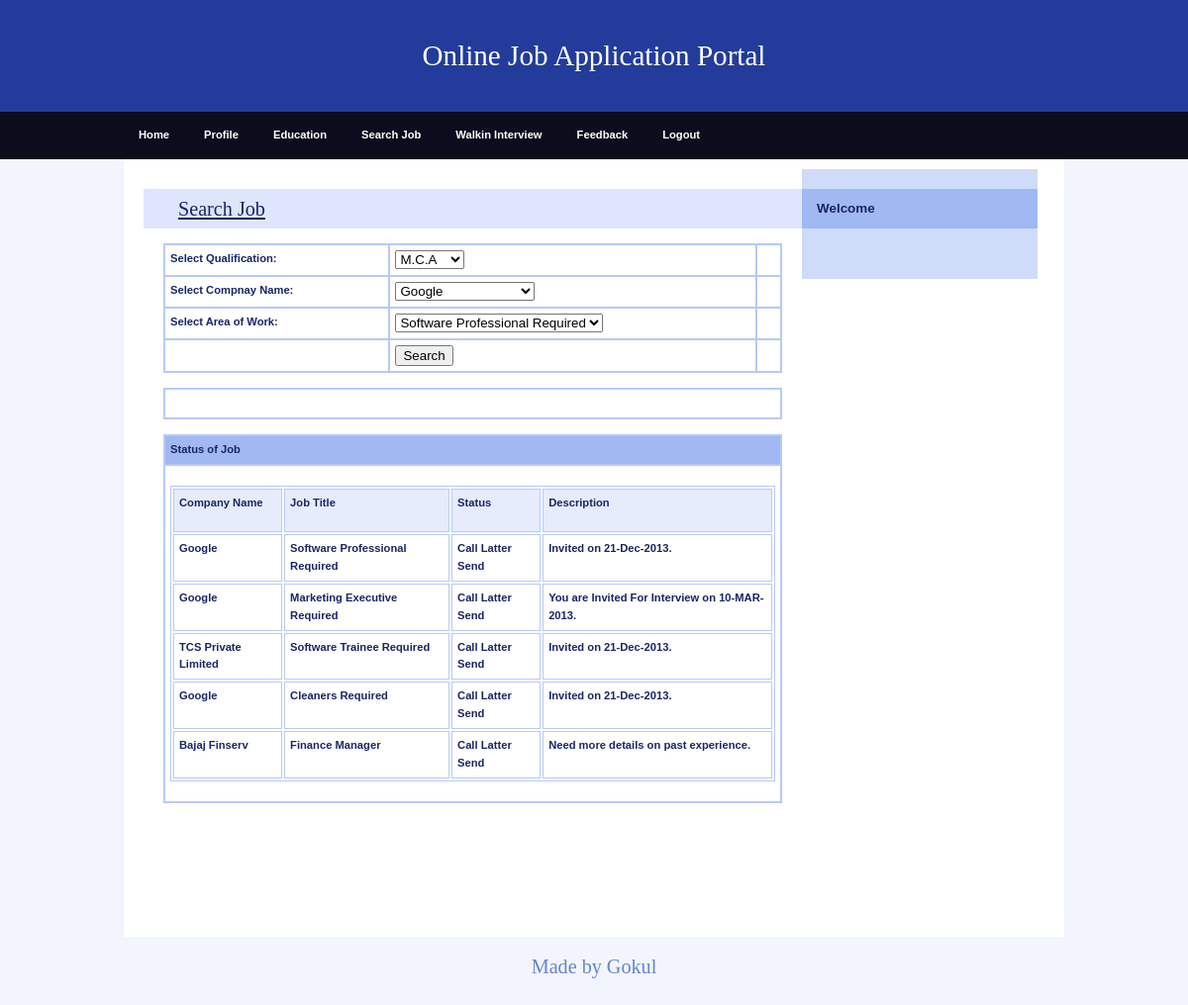
Screenshot of /JobSeeker/SearchJob.php (signed in) with the database file from the repository.
### tables this page shows
CREATE TABLE `application_master` (
  `ApplicationId` int NOT NULL,
  `JobSeekId` int NOT NULL,
  `JobId` int NOT NULL,
  `Status` varchar(30) NOT NULL,
  `Description` varchar(200) NOT NULL
);

CREATE TABLE `job_master` (
  `JobId` int NOT NULL,
  `CompanyName` varchar(20) NOT NULL,
  `JobTitle` varchar(50) NOT NULL,
  `Vacancy` int NOT NULL,
  `MinQualification` varchar(50) NOT NULL,
  `Description` varchar(200) NOT NULL
);

### JobSeeker/SearchJob.php (the view, shortened to what this page needs)
<?php $con = mysqli_connect("localhost", "gokul", "Gokul0309", "job"); ?>
<?php
$query_Recordset1 = "SELECT MinQualification FROM job_master";
$Recordset1 = mysqli_query($con, $query_Recordset1) or die(mysqli_error());
$row_Recordset1 = mysqli_fetch_assoc($Recordset1);
$query_Recordset4 = "SELECT distinct CompanyName FROM job_master";
$Recordset4 = mysqli_query($con, $query_Recordset4) or die(mysqli_error());
$row_Recordset4 = mysqli_fetch_assoc($Recordset4);
$query_Recordset5 = "SELECT distinct JobTitle FROM job_master";
$Recordset5 = mysqli_query($con, $query_Recordset5) or die(mysqli_error());
$row_Recordset5 = mysqli_fetch_assoc($Recordset5);
?>
<!DOCTYPE html>
<html>
<head>
  <link rel="stylesheet" media="screen,projection" type="text/css" href="./css/main.css" />
  <link rel="stylesheet" media="print" type="text/css" href="./css/print.css" />
</head>
<body>
  <div id="main" class="box">
    <?php
    include "Header.php"
    ?>
    <?php
    include "menu.php"
    ?>
    <div id="page" class="box">
      <div id="page-in" class="box">
        <div id="content">
          <div class="article">
            <h2><span><a href="#">Search Job</a></span></h2>
            <form id="form1" method="post" action="SearchJob.php">
              <table width="100%" border="0" cellspacing="0" cellpadding="0">
                <tr>
                  <td><strong>Select Qualification:</strong></td>
                  <td><label>
                      <select name="cmbQual" id="cmbQual">
                        <?php
                        do {
                        ?>
                          <option value="<?php echo $row_Recordset1['MinQualification'] ?>"><?php echo $row_Recordset1['MinQualification'] ?></option>
                        <?php
                        } while ($row_Recordset1 = mysqli_fetch_assoc($Recordset1));
                        ?>
                      </select>
                    </label></td>
                  <td><label></label></td>
                </tr>
                <tr>
                  <td><strong>Select Compnay Name:</strong></td>
                  <td><label>
                      <select name="cmbCompany" id="cmbCompany">
                        <?php
                        do {
                        ?>
                          <option value="<?php echo $row_Recordset4['CompanyName'] ?>"><?php echo $row_Recordset4['CompanyName'] ?></option>
                        <?php
                        } while ($row_Recordset4 = mysqli_fetch_assoc($Recordset4));
                        ?>
                      </select>
                    </label></td>
                  <td>&nbsp;</td>
                </tr>
                <tr>
                  <td><strong>Select Area of Work:</strong></td>
                  <td><label>
                      <select name="cmbArea" id="cmbArea">
                        <?php
                        do {
                        ?>
                          <option value="<?php echo $row_Recordset5['JobTitle'] ?>"><?php echo $row_Recordset5['JobTitle'] ?></option>
                        <?php
                        } while ($row_Recordset5 = mysqli_fetch_assoc($Recordset5));
                        ?>
                      </select>
                    </label></td>
                  <td>&nbsp;</td>
                </tr>
                <tr>
                  <td>&nbsp;</td>
                  <td><input type="submit" name="button" id="button" value="Search" /></td>
                  <td>&nbsp;</td>
                </tr>
              </table>
            </form>
            <table width="100%" border="0" cellspacing="0" cellpadding="0">
              <tr>
                <td width="100%">&nbsp;
          ?></td>
          </tr>
          </table>
          <table width="100%" border="0" cellspacing="0" cellpadding="0">
            <tr>
              <td bgcolor="#A0B9F3"><strong>Status of Job</strong></td>
            </tr>
            <tr>
              <td>
                <table width="100%" border="1" cellpadding="1" cellspacing="2" bordercolor="#006699">
                  <tr>
                    <th height="32" bgcolor="#006699" class="style3">
                      <div align="left" class="style9 style5 style2"><strong>Company Name</strong></div>
                    </th>
                    <th bgcolor="#006699" class="style3">
                      <div align="left" class="style9 style5 style2"><strong>Job Title</strong></div>
                    </th>
                    <th bgcolor="#006699" class="style3">
                      <div align="left" class="style9 style5 style2"><strong>Status</strong></div>
                    </th>
                    <th bgcolor="#006699" class="style3">
                      <div align="left" class="style9 style5 style2"><strong>Description</strong></div>
                    </th>
                  </tr>
                  <?php
                  $con = mysqli_connect("localhost", "nishal", "Nishal1337", "job");
                  $sql = "SELECT job_master.JobId, job_master.CompanyName, job_master.JobTitle, application_master.Status, application_master.JobSeekId, application_master.Description
FROM application_master, job_master
WHERE application_master.JobId=job_master.JobId and application_master.JobSeekId='" . $_SESSION['ID'] . "'";
                  $result = mysqli_query($con, $sql);
                  while ($row = mysqli_fetch_array($result)) {
                    $CompanyName = $row['CompanyName'];
                    $JobTitle = $row['JobTitle'];
                    $Status = $row['Status'];
                    $Description = $row['Description'];
                  ?>
                    <tr>
                      <td class="style3">
                        <div align="left" class="style9 style5"><strong><?php echo $CompanyName; ?></strong></div>
                      </td>
                      <td class="style3">
                        <div align="left" class="style9 style5"><strong><?php echo $JobTitle; ?></strong></div>
                      </td>
                      <td class="style3">
                        <div align="left" class="style9 style5"><strong><?php echo $Status; ?></strong></div>
                      </td>
                      <td class="style3">
                        <div align="left" class="style9 style5"><strong><?php echo $Description; ?></strong></div>
                      </td>
                    </tr>
                  <?php
                  }
                  ?>
                </table>
              </td>
            </tr>
          </table>
          <p>&nbsp;</p>
          <p class="btn-more box noprint">&nbsp;</p>
          </div>
        </div>
        <?php
        include "right.php"
        ?>
      </div>
    </div>
    <?php
    include "footer.php"
    ?>
  </div>
</body>
</html>

### JobSeeker/css/main.css (style rules this page uses)
* { min-height: 1px; }
body { border: 0; margin: 0; padding: 0; background: #f2f5fe; font: 70%/160% "verdana", sans-serif; color: #192666; _text-align: center; }
a { color: #192666; }
p { border: 0; margin: 15px 0; padding: 0; line-height: 30px; }
div { display: block; border: 0; margin: 0; padding: 0; }
h1, h2, h3, h4, h5 { border: 0; margin: 10px 0; padding: 0; font-weight: bold; }
h2 { font-size: 180%; line-height: 100%; font-family: "georgia", serif; font-weight: normal; }
table { display: table; margin: 15px 0; padding: 0; border: 1px solid #b7caf6; font-size: 100%; }
tr { display: table-row; }
th, td { display: table-cell; border: 1px solid #b7caf6; margin: 0; padding: 5px; vertical-align: top; text-align: left; }
th { background: #e7ecfd; text-align: center; color: #192666; font-weight: bold; }
form { border: 0; margin: 0; padding: 0; }
a, img, span { border: 0; margin: 0; padding: 0; }
strong, .strong { font-weight: bold; }
.box { min-height: 1px; _height: 1px; }
.box:after { content: "."; display: block; line-height: 0px; font-size: 0px; visibility: hidden; clear: both; }
#main { margin: 0px auto 0 auto; _text-align: left; }
#page { min-height: 1px; width: 950px; margin: 0 auto; background: #fff; _height: 1px; }
#page-in { min-height: 1px; padding: 10px 0; _height: 1px; }
#content { float: left; width: 70%; _width: 72%; margin: 0; padding: 0 0 0 20px; }
#content .article { clear: both; margin: 0; padding: 20px; }
#content .article h2 { margin: 0 -20px; padding: 10px; background: #dee5fd; color: #192666; }
#content .article h2 span { padding-left: 25px; }
#content .article p { text-align: justify; }
#content .btn-more { margin: 0 0 15px 0; padding: 0; border: 0; position: relative; }

### JobSeeker/css/print.css (style rules this page uses)
body { border:0; margin:0; padding:0; font-size:12pt }
a { color:#000; text-decoration:none; }
h1, h2, h3 { page-break-after:avoid; page-break-inside:avoid; }
table { border-collapse: collapse; border-width:1px; border-style:solid; }
th, td { display:table-cell; border-width:1px; border-style:solid; }
.noprint { display:none; }

### JobSeeker/SearchJob.php (style rules this page uses)
.style2 { font-weight: bold }
.style3 { font-weight: bold }

### rows the page displays
application_master: JobId.CompanyName "Google", JobId.JobTitle "Software Professional Required", Status "Call Latter Send", Description "Invited on 21-Dec-2013."
application_master: JobId.CompanyName "Google", JobId.JobTitle "Marketing Executive Required", Status "Call Latter Send", Description "You are Invited For Interview on 10-MAR-2013."
application_master: JobId.CompanyName "TCS Private Limited", JobId.JobTitle "Software Trainee Required", Status "Call Latter Send", Description "Invited on 21-Dec-2013."
application_master: JobId.CompanyName "Google", JobId.JobTitle "Cleaners Required", Status "Call Latter Send", Description "Invited on 21-Dec-2013."
application_master: JobId.CompanyName "Bajaj Finserv", JobId.JobTitle "Finance Manager", Status "Call Latter Send", Description "Need more details on past experience."

### other values shown
form field cmbQual "M.C.A"
form field cmbCompany "Google"
form field cmbArea "Software Professional Required"
